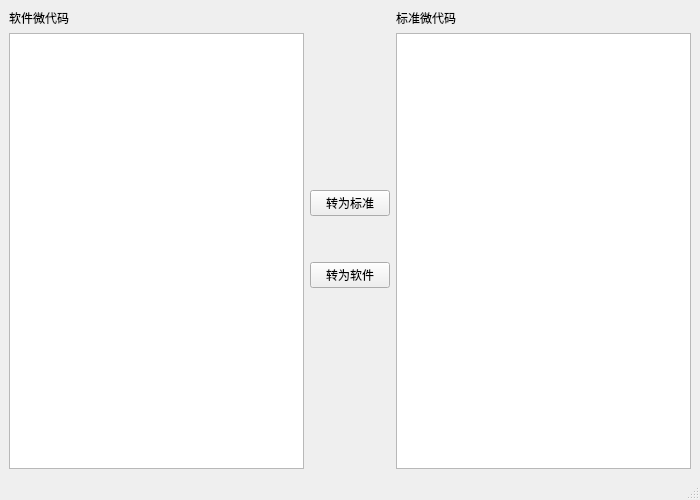
<?xml version="1.0" encoding="UTF-8"?>
<ui version="4.0">
 <class>MainWindow</class>
 <widget class="QMainWindow" name="MainWindow">
  <property name="geometry">
   <rect>
    <x>0</x>
    <y>0</y>
    <width>700</width>
    <height>500</height>
   </rect>
  </property>
  <property name="windowTitle">
   <string>DVCC转换器</string>
  </property>
  <widget class="QWidget" name="centralwidget">
   <layout class="QGridLayout" name="gridLayout">
    <item row="0" column="0">
     <layout class="QVBoxLayout" name="verticalLayout">
      <item>
       <widget class="QLabel" name="label_2">
        <property name="text">
         <string>软件微代码</string>
        </property>
       </widget>
      </item>
      <item>
       <widget class="QTextEdit" name="soft_mc"/>
      </item>
     </layout>
    </item>
    <item row="0" column="1">
     <layout class="QVBoxLayout" name="verticalLayout_3">
      <item>
       <spacer name="verticalSpacer">
        <property name="orientation">
         <enum>Qt::Vertical</enum>
        </property>
        <property name="sizeHint" stdset="0">
         <size>
          <width>20</width>
          <height>40</height>
         </size>
        </property>
       </spacer>
      </item>
      <item>
       <widget class="QPushButton" name="conv_to_std">
        <property name="text">
         <string>转为标准</string>
        </property>
        <property name="icon">
         <iconset resource="res/icon.qrc">
          <normaloff>:/right.svg</normaloff>:/right.svg</iconset>
        </property>
        <property name="iconSize">
         <size>
          <width>32</width>
          <height>32</height>
         </size>
        </property>
       </widget>
      </item>
      <item>
       <spacer name="verticalSpacer_3">
        <property name="orientation">
         <enum>Qt::Vertical</enum>
        </property>
        <property name="sizeType">
         <enum>QSizePolicy::Fixed</enum>
        </property>
        <property name="sizeHint" stdset="0">
         <size>
          <width>15</width>
          <height>40</height>
         </size>
        </property>
       </spacer>
      </item>
      <item>
       <widget class="QPushButton" name="conv_to_soft">
        <property name="text">
         <string>转为软件</string>
        </property>
        <property name="icon">
         <iconset resource="res/icon.qrc">
          <normaloff>:/left.svg</normaloff>:/left.svg</iconset>
        </property>
        <property name="iconSize">
         <size>
          <width>32</width>
          <height>32</height>
         </size>
        </property>
       </widget>
      </item>
      <item>
       <spacer name="verticalSpacer_2">
        <property name="orientation">
         <enum>Qt::Vertical</enum>
        </property>
        <property name="sizeHint" stdset="0">
         <size>
          <width>20</width>
          <height>40</height>
         </size>
        </property>
       </spacer>
      </item>
     </layout>
    </item>
    <item row="0" column="2">
     <layout class="QVBoxLayout" name="verticalLayout_2">
      <item>
       <widget class="QLabel" name="label">
        <property name="text">
         <string>标准微代码</string>
        </property>
       </widget>
      </item>
      <item>
       <widget class="QTextEdit" name="std_mc"/>
      </item>
     </layout>
    </item>
   </layout>
  </widget>
  <widget class="QMenuBar" name="menubar">
   <property name="geometry">
    <rect>
     <x>0</x>
     <y>0</y>
     <width>700</width>
     <height>27</height>
    </rect>
   </property>
  </widget>
  <widget class="QStatusBar" name="statusbar"/>
 </widget>
 <resources>
  <include location="res/icon.qrc"/>
 </resources>
 <connections/>
</ui>
